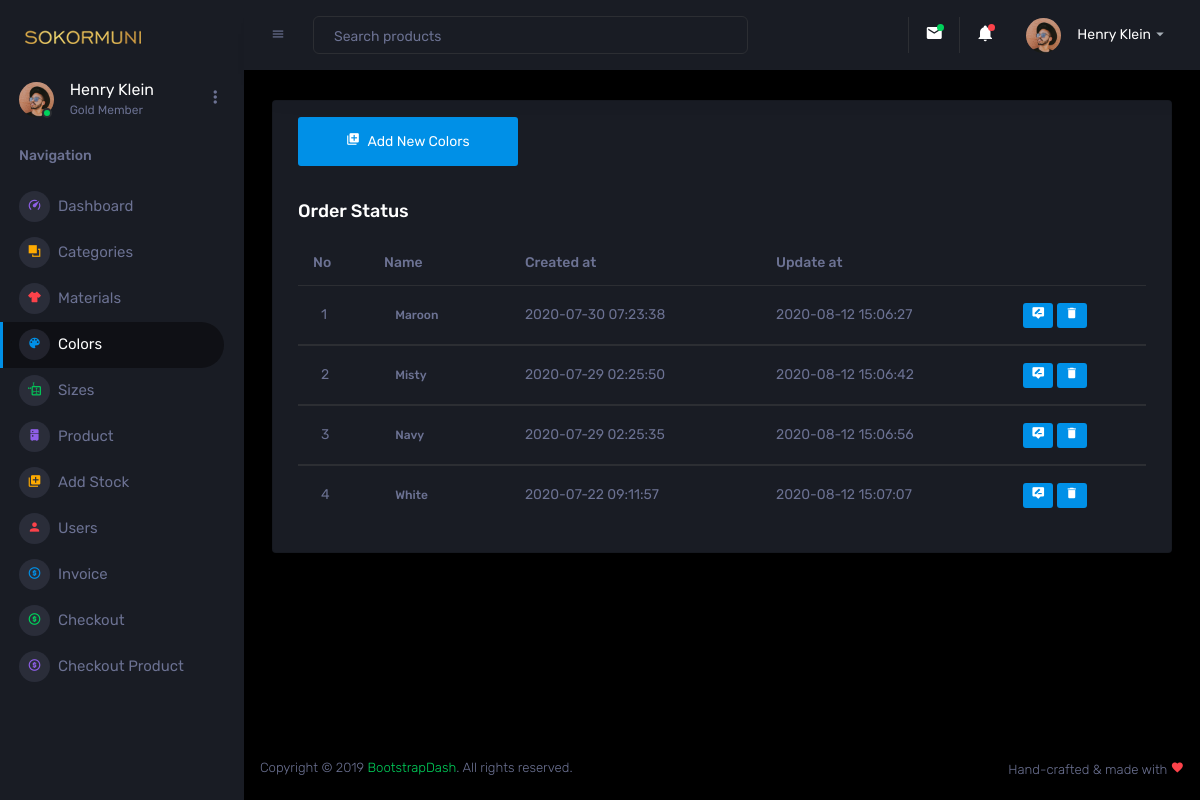
The app's page /Admin/colors.php with its own data.
### tables this page shows
CREATE TABLE `colors` (
  `id` int(6) UNSIGNED NOT NULL,
  `name` varchar(30) NOT NULL,
  `created_at` timestamp NOT NULL DEFAULT current_timestamp(),
  `updated_at` datetime DEFAULT current_timestamp() ON UPDATE current_timestamp()
);

### controller/colors/Colors.php (called while the page is built, shortened)
<?php
class Colors {
    function view() {
        $db = new Database();
        $mysqli = $db->connect();
        $sql = "SELECT * FROM colors ORDER BY created_at DESC";
        $result = $mysqli->query($sql);
        while ($data = $result->fetch_assoc()) {
            $hasil[] = $data;
        }
        return $hasil;
    }
}
?>

### Admin/colors.php (the view, shortened to what this page needs)
<!DOCTYPE html>
<html lang="en">
  <head>
    <link rel="stylesheet" href="assets/vendors/mdi/css/materialdesignicons.min.css">
    <link rel="stylesheet" href="assets/vendors/css/vendor.bundle.base.css">
    <link rel="stylesheet" href="assets/vendors/jvectormap/jquery-jvectormap.css">
    <link rel="stylesheet" href="assets/vendors/flag-icon-css/css/flag-icon.min.css">
    <link rel="stylesheet" href="assets/vendors/owl-carousel-2/owl.carousel.min.css">
    <link rel="stylesheet" href="assets/vendors/owl-carousel-2/owl.theme.default.min.css">
    <link rel="stylesheet" href="assets/css/style.css">
  </head>
  <body>
    <div class="container-scroller">
      <nav class="sidebar sidebar-offcanvas" id="sidebar">
        <div class="sidebar-brand-wrapper d-none d-lg-flex align-items-center justify-content-center fixed-top">
          <a class="sidebar-brand brand-logo" href="dashboard.php"><img src="images/logodasboard.png" alt="logo" /></a>
        </div>
        <ul class="nav">
          <li class="nav-item profile">
            <div class="profile-desc">
              <div class="profile-pic">
                <div class="count-indicator">
                  <img class="img-xs rounded-circle " src="assets/images/faces/face15.jpg" alt="">
                  <span class="count bg-success"></span>
                </div>
                <div class="profile-name">
                  <h5 class="mb-0 font-weight-normal">Henry Klein</h5>
                  <span>Gold Member</span>
                </div>
              </div>
              <a href="#" id="profile-dropdown" data-toggle="dropdown"><i class="mdi mdi-dots-vertical"></i></a>
            </div>
          </li>
          <li class="nav-item nav-category">
            <span class="nav-link">Navigation</span>
          </li>
          <li class="nav-item menu-items">
            <a class="nav-link" href="dashboard.php">
              <span class="menu-icon">
                <i class="mdi mdi-speedometer"></i>
              </span>
              <span class="menu-title">Dashboard</span>
            </a>
          </li>
          <li class="nav-item menu-items">
            <a class="nav-link" href="categories.php">
              <span class="menu-icon">
                <i class="mdi mdi-arrange-bring-forward"></i>
              </span>
              <span class="menu-title">Categories</span>
            </a>
          </li>
          <li class="nav-item menu-items">
            <a class="nav-link" href="materials.php">
              <span class="menu-icon">
                <i class="mdi mdi-tshirt-crew"></i>
              </span>
              <span class="menu-title">Materials</span>
            </a>
          </li>
          <li class="nav-item menu-items">
            <a class="nav-link" href="colors.php">
              <span class="menu-icon">
                <i class="mdi mdi-palette"></i>
              </span>
              <span class="menu-title">Colors</span>
            </a>
          </li>
          <li class="nav-item menu-items">
            <a class="nav-link" href="sizes.php">
              <span class="menu-icon">
                <i class="mdi mdi-move-resize"></i>
              </span>
              <span class="menu-title">Sizes</span>
            </a>
          </li>
          <li class="nav-item menu-items">
            <a class="nav-link" href="product.php">
              <span class="menu-icon">
                <i class="mdi mdi-fridge"></i>
              </span>
              <span class="menu-title">Product</span>
            </a>
          </li>
          <li class="nav-item menu-items">
            <a class="nav-link" href="addstock.php">
              <span class="menu-icon">
                <i class="mdi mdi-library-plus"></i>
              </span>
              <span class="menu-title">Add Stock</span>
            </a>
          </li>
          <li class="nav-item menu-items">
            <a class="nav-link" href="users.php">
              <span class="menu-icon">
                <i class="mdi mdi-account"></i>
              </span>
              <span class="menu-title">Users</span>
            </a>
          </li>
          <li class="nav-item menu-items">
            <a class="nav-link" href="invoice.php">
              <span class="menu-icon">
                <i class="mdi mdi-coin"></i>
              </span>
              <span class="menu-title">Invoice</span>
            </a>
          </li>
          <li class="nav-item menu-items">
            <a class="nav-link" href="checkout.php">
              <span class="menu-icon">
                <i class="mdi mdi-coin"></i>
              </span>
              <span class="menu-title">Checkout</span>
            </a>
          </li>
          <li class="nav-item menu-items">
            <a class="nav-link" href="checkoutproduct.php">
              <span class="menu-icon">
                <i class="mdi mdi-coin"></i>
              </span>
              <span class="menu-title">Checkout Product</span>
            </a>
          </li>
        </ul>
      </nav>
      <div class="container-fluid page-body-wrapper">
        <nav class="navbar p-0 fixed-top d-flex flex-row">
          <div class="navbar-menu-wrapper flex-grow d-flex align-items-stretch">
            <button class="navbar-toggler navbar-toggler align-self-center" type="button" data-toggle="minimize">
              <span class="mdi mdi-menu"></span>
            </button>
            <ul class="navbar-nav w-100">
              <li class="nav-item w-100">
                <form class="nav-link mt-2 mt-md-0 d-none d-lg-flex search">
                  <input type="text" class="form-control" placeholder="Search products">
                </form>
              </li>
            </ul>
            <ul class="navbar-nav navbar-nav-right">
              <li class="nav-item dropdown border-left">
                <a class="nav-link count-indicator dropdown-toggle" id="messageDropdown" href="#" data-toggle="dropdown" aria-expanded="false">
                  <i class="mdi mdi-email"></i>
                  <span class="count bg-success"></span>
                </a>
              </li>
              <li class="nav-item dropdown border-left">
                <a class="nav-link count-indicator dropdown-toggle" id="notificationDropdown" href="#" data-toggle="dropdown">
                  <i class="mdi mdi-bell"></i>
                  <span class="count bg-danger"></span>
                </a>
              </li>
              <li class="nav-item dropdown">
                <a class="nav-link" id="profileDropdown" href="#" data-toggle="dropdown">
                  <div class="navbar-profile">
                    <img class="img-xs rounded-circle" src="assets/images/faces/face15.jpg" alt="">
                    <p class="mb-0 d-none d-sm-block navbar-profile-name">Henry Klein</p>
                    <i class="mdi mdi-menu-down d-none d-sm-block"></i>
                  </div>
                </a>
              </li>
            </ul>
          </div>
        </nav>
        <div class="main-panel">
          <div class="content-wrapper">
            <div class="row ">
              <div class="col-12 grid-margin">
                <div class="card">
                  <div class="card-body">
                    <a href="" class="mdi mdi-library-plus btn-primary btn-lg"> <span class="ml-1"> Add New Colors </span></a>
                    <h4 class="card-title mt-5">Order Status</h4>
                    <div class="table-responsive">
                      <table class="table">
                        <thead>
                          <tr>
                            <th> No </th>
                            <th> Name </th>
                            <th> Created at </th>
                            <th> Update at </th>
                            <th>  </th>
                          </tr>
                        </thead>
                        <?php
    require "./../controller/colors/Colors.php";
    $colors = new Colors();
    $result = $colors->view();
    $no = 1;
    if (!empty($result)) {
        foreach ($result as $row) {
            ?>
                        <tbody>
                          <tr>
                            <td>
                              <span class="pl-2"><?php echo $no++;?></span>
                            </td>
                            <td>
                              <div class="badge"><?php echo $row['name'];?></div>
                            </td>
                            <td>
                              <div class="created at"><?php echo $row['created_at'];?></div>
                            </td>
                            <td>
                              <div class="created at"><?php echo $row['updated_at'];?></div>
                            </td>
                            <td>
                                <a href="edit_colors.php?id=<?php echo $row["id"]; ?>" class="mdi mdi-tooltip-edit btn-primary btn-sm"></a>
                                <a href="delete_colors.php?id=<?php echo $row["id"]; ?>" class="mdi mdi-delete btn-primary btn-sm"></a>
                            </td>
                          </tr>
                          <?php
                            }
                            }else{
                                echo "data 0";
                            }
                            ?>
                        </tbody>
                      </table>
                    </div>
                  </div>
                </div>
              </div>
            </div>
          </div>
          <footer class="footer">
            <div class="d-sm-flex justify-content-center justify-content-sm-between">
              <span class="text-muted text-center text-sm-left d-block d-sm-inline-block">Copyright © 2019 <a href="https://www.bootstrapdash.com/" target="_blank">BootstrapDash</a>. All rights reserved.</span>
              <span class="text-muted float-none float-sm-right d-block mt-1 mt-sm-0 text-center">Hand-crafted & made with <i class="mdi mdi-heart text-danger"></i></span>
            </div>
          </footer>
        </div>
      </div>
    </div>
  </body>
</html>

### records on screen
colors: name "Maroon", created_at "2020-07-30 07:23:38", updated_at "2020-08-12 15:06:27"
colors: name "Misty", created_at "2020-07-29 02:25:50", updated_at "2020-08-12 15:06:42"
colors: name "Navy", created_at "2020-07-29 02:25:35", updated_at "2020-08-12 15:06:56"
colors: name "White", created_at "2020-07-22 09:11:57", updated_at "2020-08-12 15:07:07"
